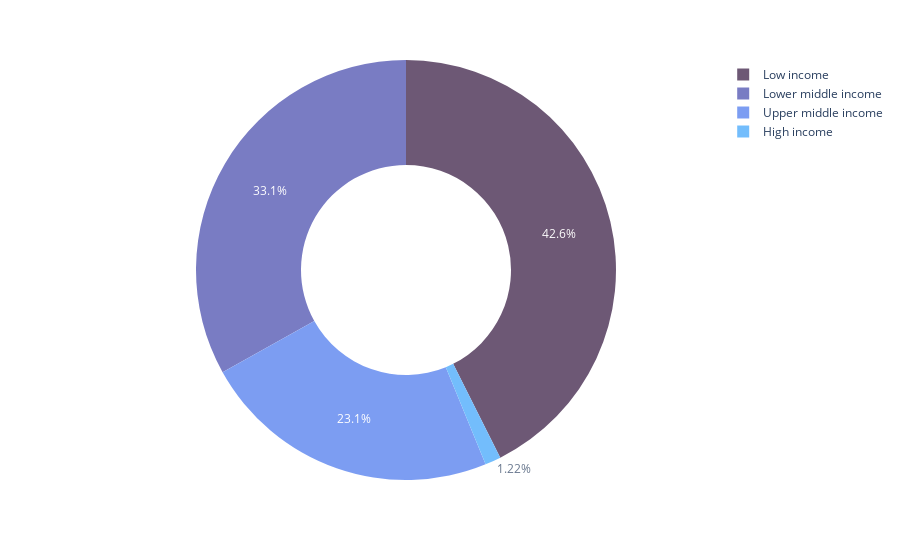

The code cell stored with this chart in its notebook:
### Code cell
fig = px.pie(pol_v, values="Count", names="Classification",
             color_discrete_sequence=px.colors.sequential.Turbo,
             opacity=0.7, hole=0.5)
fig.show()

### Figure 1 — Plotly figure (JSON) as saved in the notebook; plotly's stock layout.template omitted (floating-point values rounded to 4 significant figures)
{"data": [{"domain": {"x": [0, 1], "y": [0, 1]}, "hole": 0.5, "hovertemplate": "Classification=%{label}<br>Count=%{value}<extra></extra>", "labels": ["Low income", "Lower middle income", "Upper middle income", "High income"], "legendgroup": "", "name": "", "opacity": 0.7, "showlegend": true, "type": "pie", "values": [358914, 278893, 194624, 10322]}], "layout": {"legend": {"tracegroupgap": 0}, "margin": {"t": 60}, "piecolorway": ["#30123b", "#4145ab", "#4675ed", "#39a2fc", "#1bcfd4", "#24eca6", "#61fc6c", "#a4fc3b", "#d1e834", "#f3c63a", "#fe9b2d", "#f36315", "#d93806", "#b11901", "#7a0402"]}}
